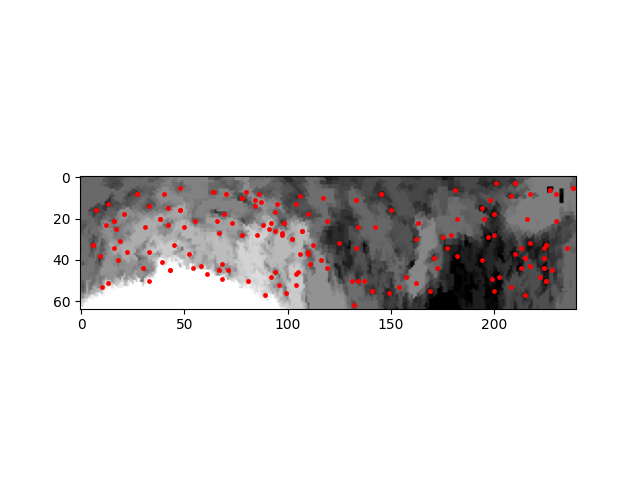
#> input picture descriptors_SIFTv2/C1_S1_I5.png, 640 x 480 px, found by its file name
$ python preprocessing.py
#> lines starting #> are read from the running program, lines starting #| are printed output that depends on the picture; after the words box and inside, x2 and y2 are one past the last pixel; in counts of white or black regions, pixels touching at a corner belong together
import matplotlib.pyplot as plt
import numpy as np
import pandas as pd

from skimage.color import label2rgb, rgb2gray
from skimage.measure import label, regionprops
from sklearn.neighbors import kneighbors_graph, NearestNeighbors
from skimage.segmentation import clear_border

from PIL import Image
import networkx as nx
import pickle as pkl

#%%
plt.gray()  # only for visualization

image = Image.open(
    "C:\\Users\\fulvi\\DataspellProjects\\tesi\\UBIRISv2\\CLASSES_400_300_Part1\\Iridi\\C1_S1_I5.png").convert("RGB")

image = rgb2gray(image)  # grayscale
#> image: shape (480, 640) float64
plt.imshow(image)
plt.title("iride in grayscale")
plt.show()

#%%
n_bins = 13
i = 0
node_features = {}

#%%
def discretization(image, n_bins):  # discretazion

#> called with n_bins = 13
    imgmax = image.max()
#> imgmax = 1
    imgmin = image.min()
#> imgmin = 0
    bins = np.linspace(imgmin, imgmax, n_bins)  # creo un array di n_bins valori equidistanti
    return np.digitize(image, bins, right=False)  # associo ogni pixel ad un bin
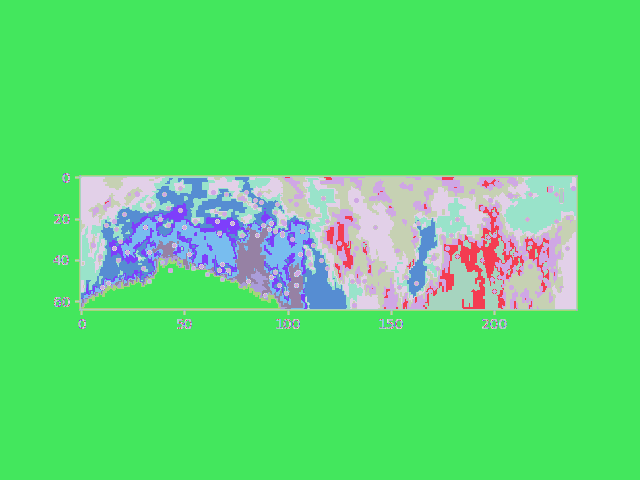
#> returned value: shape (480, 640) int64; 13 distinct labels, from 1 to 13; one colour per label, 0 black


def distance(a, b):  # distanza minima tra due punti
    translated_a = a
    translated_b = b
    translated_a[1] += 1
    translated_b[1] += 1
    return np.min([np.linalg.norm(a - b), np.linalg.norm(translated_a - b),
                   np.linalg.norm(a - translated_b)])


image = discretization(image, n_bins)

plt.imshow(image)
plt.title("immagine discretizzata")
plt.show()

# creo il dataset con queste features date da regionprops()
result = {'centroide_x': [], 'centroide_y': [], 'bin': [], 'n_comp': [], 'area_relative_to_image': [],
          'area_relative_to_bbox': [], 'bbox_height': [], 'bbox_width': []
          }

# extract components
for bin in range(n_bins):
    bin_image = image <= bin
    cleared_bin_image = clear_border(bin_image)  # pulisco i bordi con clear_border di skimage
    label_image = label(cleared_bin_image)
    h, w = label_image.shape  # to normalize
    feature_image = label2rgb(label_image, image=image <= bin, bg_label=0)  # coloro le regioni etichettate #
    plt.imshow(feature_image)
    plt.title(f"regione {bin}")
    plt.show()

    # extract regions properties
    regions = regionprops(label_image)

    for region in regions:
        # area della regione
        region_area = region.area

        # area rispetto alle dimensioni dell'immagine
        image_area = label_image.shape[0] * label_image.shape[1]
        area_relative_to_image = region_area / image_area

        # area rispetto all'area del bbox
        bbox_area = region.bbox_area
        area_relative_to_bbox = region_area / bbox_area

        # height, weight del bbox
        bbox_height = region.bbox[2] - region.bbox[0]
        bbox_width = region.bbox[3] - region.bbox[1]

        node_features[i] = {'centroide_x': region.centroid[0] / h,
                            'centroide_y': region.centroid[1] / w,
                            'bin': bin,
                            'n_comp': len(regions),

                            'area_relative_to_image': area_relative_to_image,
                            'area_relative_to_bbox': area_relative_to_bbox,
                            'bbox_height': bbox_height,
                            'bbox_width': bbox_width
                            }

        result['centroide_x'].append(region.centroid[0] / h)
        result['centroide_y'].append(region.centroid[1] / w)
        result['bin'].append(bin)
        result['n_comp'].append(len(regions))

        result['area_relative_to_image'].append(area_relative_to_image)
        result['area_relative_to_bbox'].append(area_relative_to_bbox)
        result['bbox_height'].append(bbox_height)
        result['bbox_width'].append(bbox_width)
#> this loop made 13 passes
#> pass 2, `bin_image = image <= bin`:
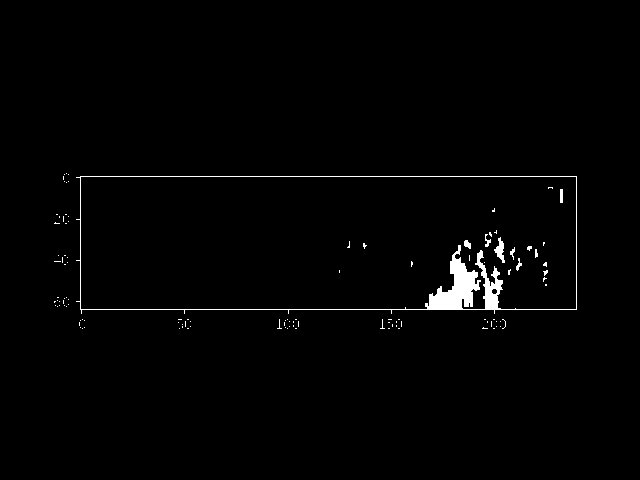
#> bin_image: shape (480, 640) bool; 1.3% white; 112 white regions (104 under 20 px), largest, box (x1, y1, x2, y2) and area: (76, 176, 577, 314) 3374, (494, 237, 505, 263) 136, (464, 240, 471, 249) 44
#> pass 2, `plt.show()`:
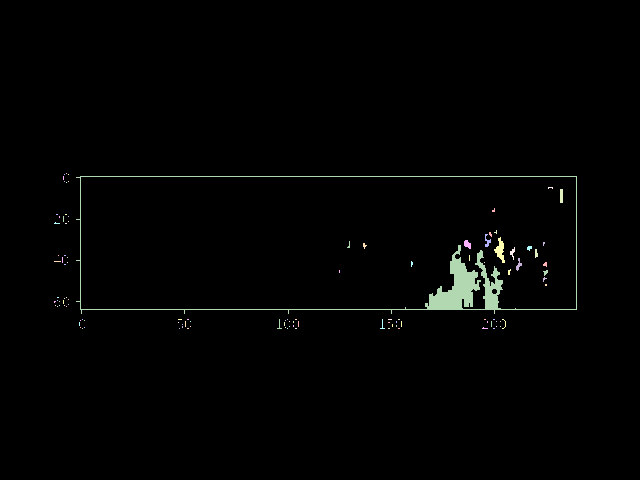
#> shown: shape (480, 640, 3) float64; mean R, G, B 0.00978, 0.0114, 0.00959
#> after the loop:
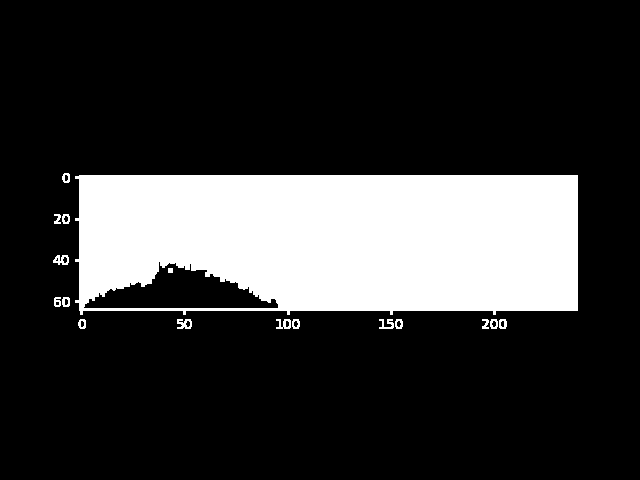
#> bin_image: shape (480, 640) bool; 20.9% white; 17 white regions, largest, box (x1, y1, x2, y2) and area: (75, 175, 578, 315) 63292, (177, 319, 192, 329) 102, (53, 255, 69, 265) 100
#> after the loop:
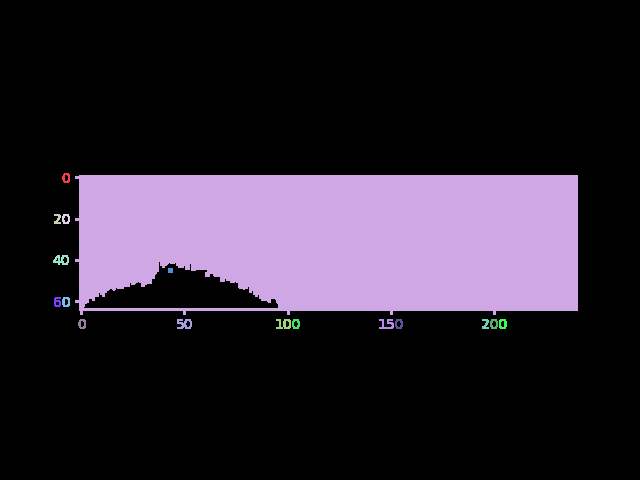
#> label_image: shape (480, 640) int32; 18 distinct labels, from 0 to 17; one colour per label, 0 black
#> after the loop, node_features = 1 item

# node features to csv
res = pd.DataFrame.from_dict(result)
res.to_csv('result.csv')

# mi prendo le 5 componenti più vicine (basate su disyance()) per costruire il grafo
model = NearestNeighbors(n_neighbors=5, metric=distance)
model.fit(res[['centroide_x', 'centroide_y']])  # coordinate dei punti
graph = model.kneighbors_graph(res[['centroide_x', 'centroide_y']])
# graph = kneighbors_graph(res[['centroide_x', 'centroide_y']], n_neighbors=5, mode='distance').toarray().astype(int)

# 0.1 (10% dell'immagine): mi prendo le componenti più vicine a distanza normalizzata di 0.1
# graph = model.radius_neighbors_graph(res[['centroide_x', 'centroide_y']], radius=0.1)

pd.DataFrame(graph).to_csv('graph.csv', header=False)

# create a graph with networkx
G = nx.from_numpy_array(graph)
nx.set_node_attributes(G, node_features)

# salvo il grafo con pickle
with open("grafo.nx", 'wb') as f:
    pkl.dump(G, f)
    # G = pkl.load(f)
    nx.draw(G)
    plt.show()
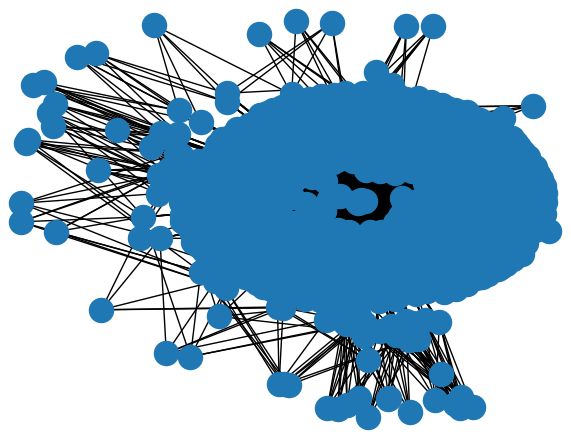
#> figure drawn by matplotlib, 1 panel
    print("DONE")

$ run again, with descriptors_SIFTv2/C1_S1_I10.png copied over descriptors_SIFTv2/C1_S1_I5.png
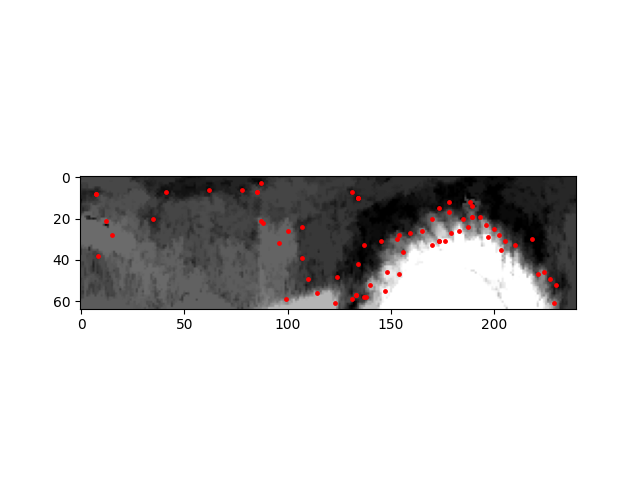
#> input picture descriptors_SIFTv2/C1_S1_I10.png, 640 x 480 px, found by its file name
#> imgmax = 1
#> imgmin = 0
#> after the loop `for bin in range(n_bins):`:
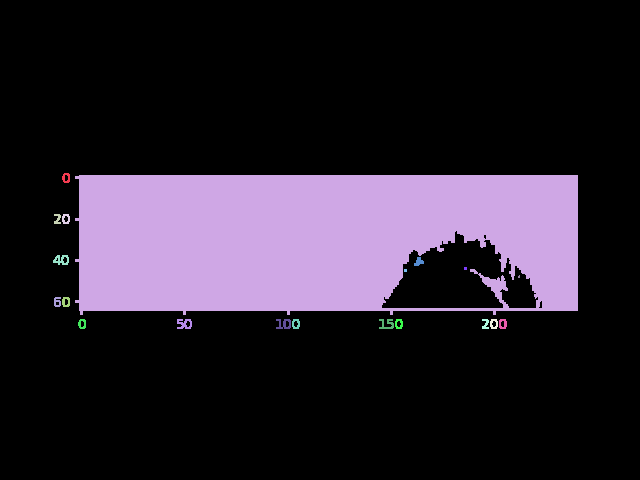
#> label_image: shape (480, 640) int32; 21 distinct labels, from 0 to 20; one colour per label, 0 black
#> after the loop `for bin in range(n_bins):`: node_features = 1 item
#> `plt.show()`:
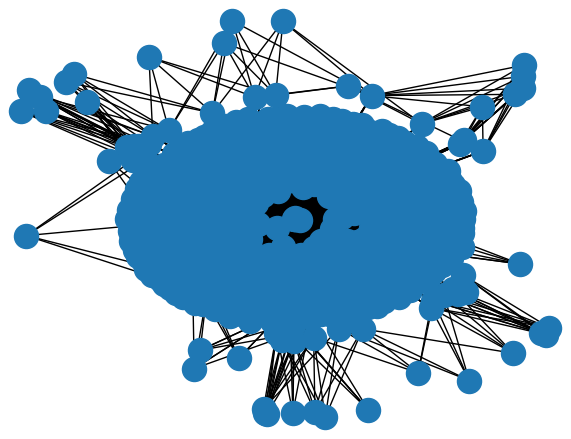
#> figure drawn by matplotlib, 1 panel

$ run again, with descriptors_SIFTv2/C1_S1_I11.png copied over descriptors_SIFTv2/C1_S1_I5.png
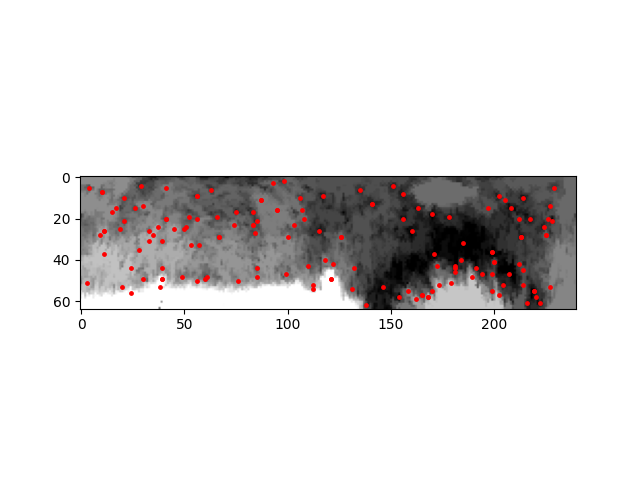
#> input picture descriptors_SIFTv2/C1_S1_I11.png, 640 x 480 px, found by its file name
#> imgmax = 1
#> imgmin = 0
#> after the loop `for bin in range(n_bins):`:
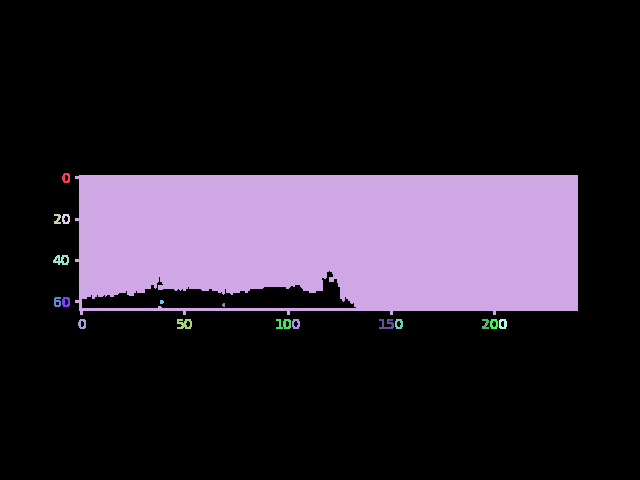
#> label_image: shape (480, 640) int32; 19 distinct labels, from 0 to 18; one colour per label, 0 black
#> after the loop `for bin in range(n_bins):`: node_features = 1 item
#> `plt.show()`:
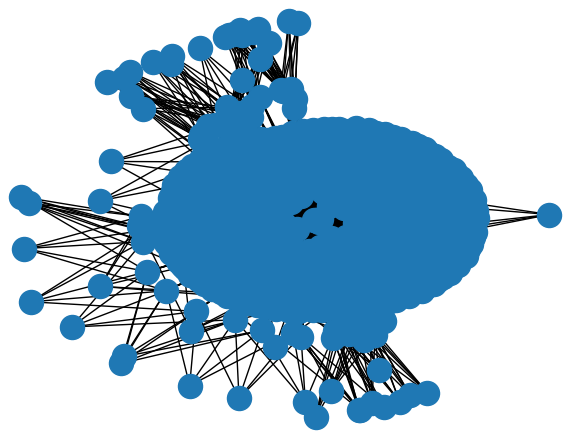
#> figure drawn by matplotlib, 1 panel
